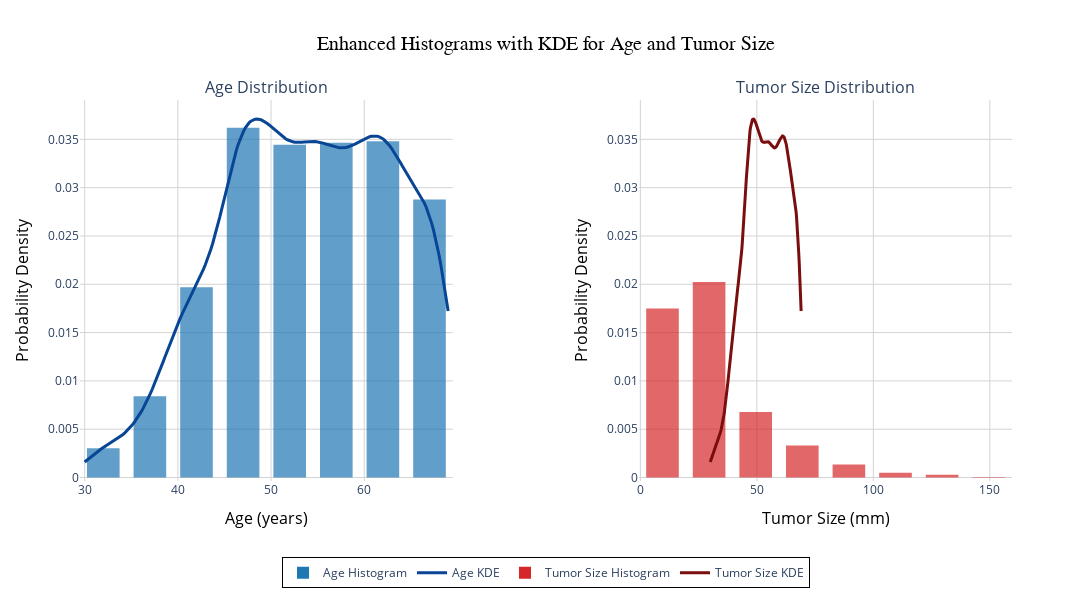

The cell this chart's notebook holds for it:
### Markdown cell above
### Histograms with KDE for Age and Tumor Size

### Code cell
import plotly.graph_objects as go
from plotly.subplots import make_subplots
import plotly.io as pio

fig = make_subplots(
    rows=1, 
    cols=2, 
    subplot_titles=['Age Distribution', 'Tumor Size Distribution'],
    horizontal_spacing=0.2  
)

sns_hist_age = sns.histplot(data=df, x='Age', kde=True, stat='density', bins=10)
age_kde = sns_hist_age.get_lines()[0].get_data()

fig.add_trace(
    go.Histogram(
        x=df['Age'],
        nbinsx=10,
        histnorm='probability density',
        name='Age Histogram',
        marker=dict(color='#1f77b4', opacity=0.7),
        hovertemplate='<b>Age:</b> %{x:.1f} years<br><b>Density:</b> %{y:.3f}<br>'
    ),
    row=1, col=1
)

fig.add_trace(
    go.Scatter(
        x=age_kde[0],
        y=age_kde[1],
        mode='lines',
        name='Age KDE',
        line=dict(color='#084594', width=3),  
        hoverinfo='skip'
    ),
    row=1, col=1
)

sns_hist_tumor = sns.histplot(data=df, x='Tumor Size', kde=True, stat='density', bins=10)
tumor_kde = sns_hist_tumor.get_lines()[0].get_data()

fig.add_trace(
    go.Histogram(
        x=df['Tumor Size'],
        nbinsx=10,
        histnorm='probability density',
        name='Tumor Size Histogram',
        marker=dict(color='#d62728', opacity=0.7),  
        hovertemplate='<b>Tumor Size:</b> %{x:.1f} mm<br><b>Density:</b> %{y:.3f}<br>'
    ),
    row=1, col=2
)

fig.add_trace(
    go.Scatter(
        x=tumor_kde[0],
        y=tumor_kde[1],
        mode='lines',
        name='Tumor Size KDE',
        line=dict(color='#7a0e0e', width=3),  
        hoverinfo='skip'
    ),
    row=1, col=2
)

fig.update_layout(
    title=dict(
        text='Enhanced Histograms with KDE for Age and Tumor Size',
        font=dict(size=20, family='Arial', color='black'),
        x=0.5 
    ),
    width=1100,  
    height=600, 
    showlegend=True,
    legend=dict(
        orientation='h',  
        x=0.5,
        y=-0.2,
        xanchor='center',
        font=dict(size=12),
        bgcolor='rgba(255, 255, 255, 0.8)',
        bordercolor='black',
        borderwidth=1
    ),
    plot_bgcolor='white',  
    paper_bgcolor='white',
    font=dict(size=14),  
    bargap=0.3  
)

fig.update_xaxes(
    title_text='Age (years)',
    row=1, col=1,
    gridcolor='lightgray',
    zeroline=False,
    title_font=dict(size=16, color='black'),
    tickfont=dict(size=12)
)
fig.update_xaxes(
    title_text='Tumor Size (mm)',
    row=1, col=2,
    gridcolor='lightgray',
    zeroline=False,
    title_font=dict(size=16, color='black'),
    tickfont=dict(size=12)
)

fig.update_yaxes(
    title_text='Probability Density',
    row=1, col=1,
    gridcolor='lightgray',
    zeroline=False,
    title_font=dict(size=16, color='black'),
    tickfont=dict(size=12)
)
fig.update_yaxes(
    title_text='Probability Density',
    row=1, col=2,
    gridcolor='lightgray',
    zeroline=False,
    title_font=dict(size=16, color='black'),
    tickfont=dict(size=12)
)

plt.clf()
fig.show()

pio.write_html(fig, 'histplot_with_spaces.html')

### Figure 1 — Plotly figure (JSON) as saved in the notebook; plotly's stock layout.template omitted (floating-point values rounded to 4 significant figures; data arrays with more than 128 entries replaced by an {"elided": "..."} marker saying what was removed)
{"data": [{"histnorm": "probability density", "hovertemplate": "<b>Age:</b> %{x:.1f} years<br><b>Density:</b> %{y:.3f}<br>", "marker": {"color": "#1f77b4", "opacity": 0.7}, "name": "Age Histogram", "nbinsx": 10, "type": "histogram", "x": {"elided": "4023 int values"}, "xaxis": "x", "yaxis": "y"}, {"hoverinfo": "skip", "line": {"color": "#084594", "width": 3}, "mode": "lines", "name": "Age KDE", "type": "scatter", "x": {"elided": "200 float values"}, "xaxis": "x", "y": {"elided": "200 float values"}, "yaxis": "y"}, {"histnorm": "probability density", "hovertemplate": "<b>Tumor Size:</b> %{x:.1f} mm<br><b>Density:</b> %{y:.3f}<br>", "marker": {"color": "#d62728", "opacity": 0.7}, "name": "Tumor Size Histogram", "nbinsx": 10, "type": "histogram", "x": {"elided": "4023 int values"}, "xaxis": "x2", "yaxis": "y2"}, {"hoverinfo": "skip", "line": {"color": "#7a0e0e", "width": 3}, "mode": "lines", "name": "Tumor Size KDE", "type": "scatter", "x": {"elided": "200 float values"}, "xaxis": "x2", "y": {"elided": "200 float values"}, "yaxis": "y2"}], "layout": {"annotations": [{"font": {"size": 16}, "showarrow": false, "text": "Age Distribution", "x": 0.2, "xanchor": "center", "xref": "paper", "y": 1, "yanchor": "bottom", "yref": "paper"}, {"font": {"size": 16}, "showarrow": false, "text": "Tumor Size Distribution", "x": 0.8, "xanchor": "center", "xref": "paper", "y": 1, "yanchor": "bottom", "yref": "paper"}], "bargap": 0.3, "font": {"size": 14}, "height": 600, "legend": {"bgcolor": "rgba(255, 255, 255, 0.8)", "bordercolor": "black", "borderwidth": 1, "font": {"size": 12}, "orientation": "h", "x": 0.5, "xanchor": "center", "y": -0.2}, "paper_bgcolor": "white", "plot_bgcolor": "white", "showlegend": true, "title": {"font": {"color": "black", "family": "Arial", "size": 20}, "text": "Enhanced Histograms with KDE for Age and Tumor Size", "x": 0.5}, "width": 1100, "xaxis": {"anchor": "y", "domain": [0, 0.4], "gridcolor": "lightgray", "tickfont": {"size": 12}, "title": {"font": {"color": "black", "size": 16}, "text": "Age (years)"}, "zeroline": false}, "xaxis2": {"anchor": "y2", "domain": [0.6, 1], "gridcolor": "lightgray", "tickfont": {"size": 12}, "title": {"font": {"color": "black", "size": 16}, "text": "Tumor Size (mm)"}, "zeroline": false}, "yaxis": {"anchor": "x", "domain": [0, 1], "gridcolor": "lightgray", "tickfont": {"size": 12}, "title": {"font": {"color": "black", "size": 16}, "text": "Probability Density"}, "zeroline": false}, "yaxis2": {"anchor": "x2", "domain": [0, 1], "gridcolor": "lightgray", "tickfont": {"size": 12}, "title": {"font": {"color": "black", "size": 16}, "text": "Probability Density"}, "zeroline": false}}}
